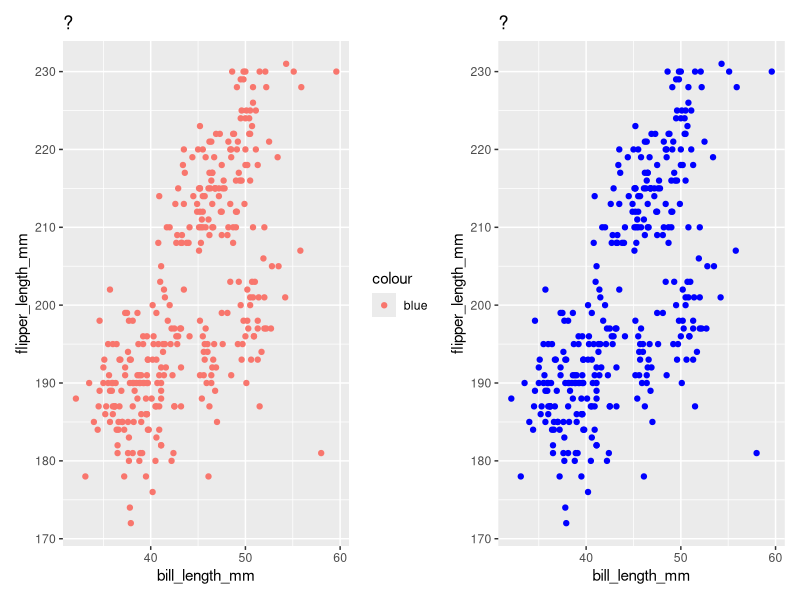
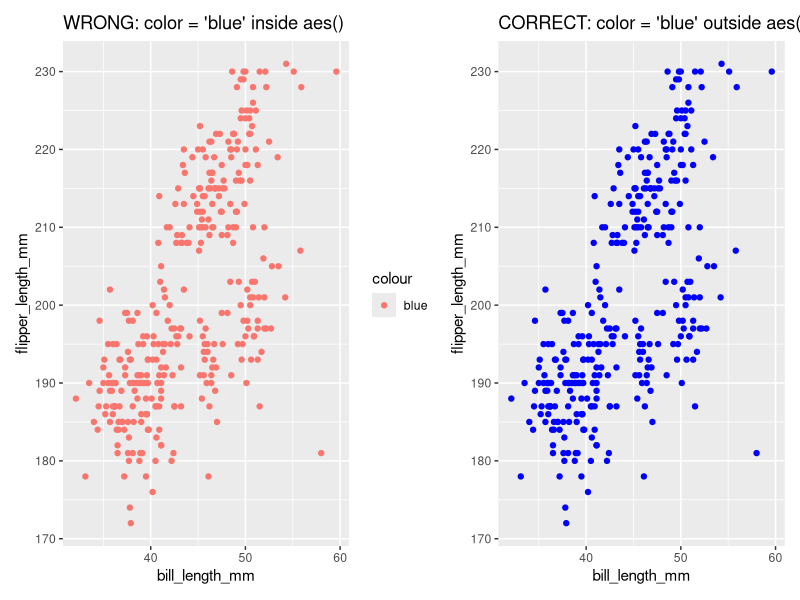
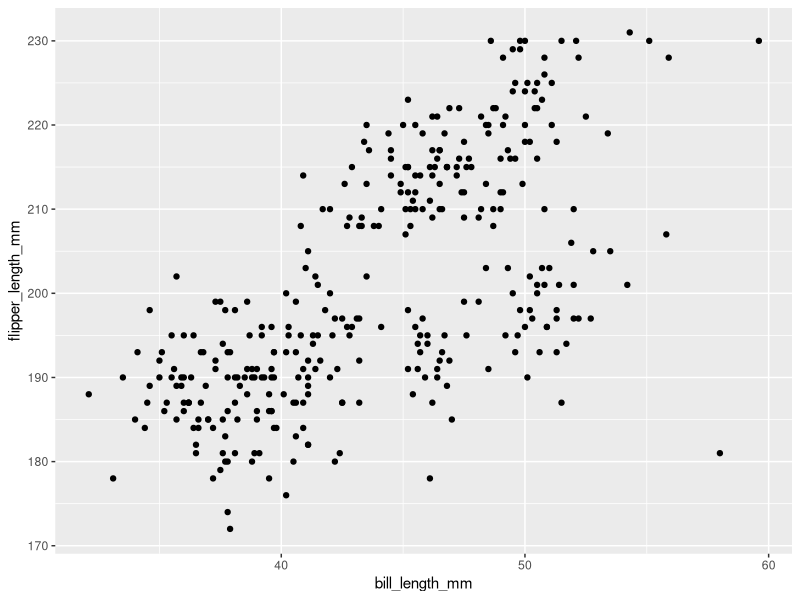
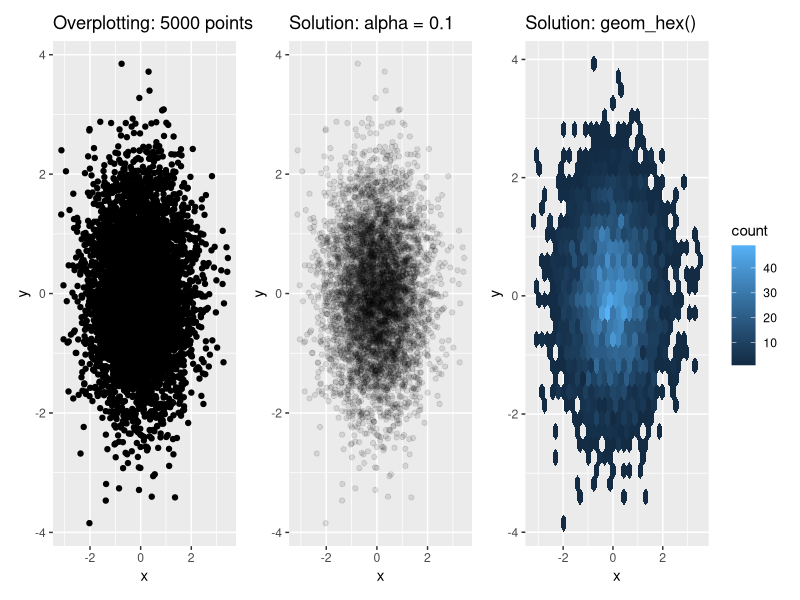
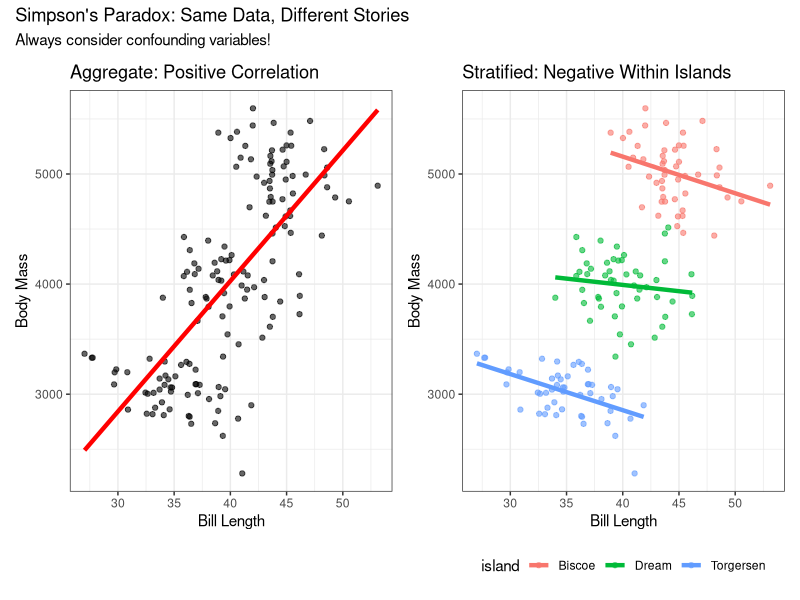
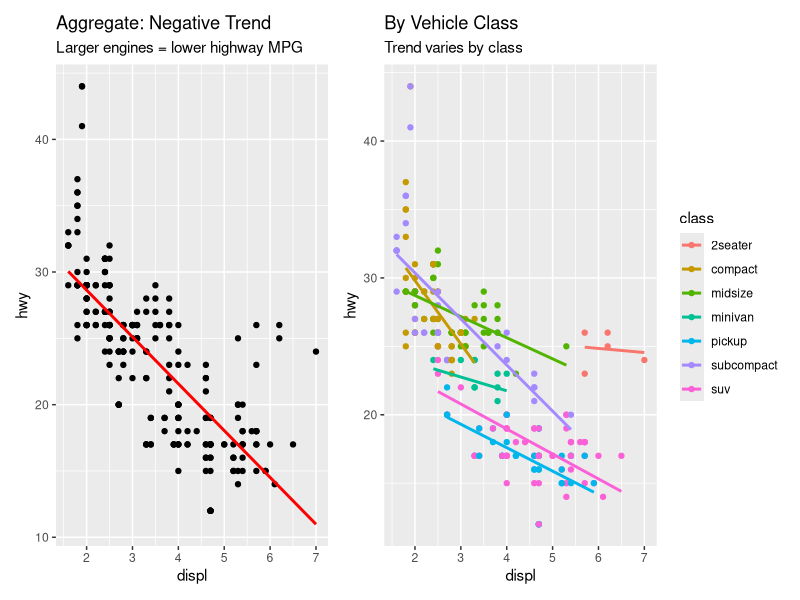
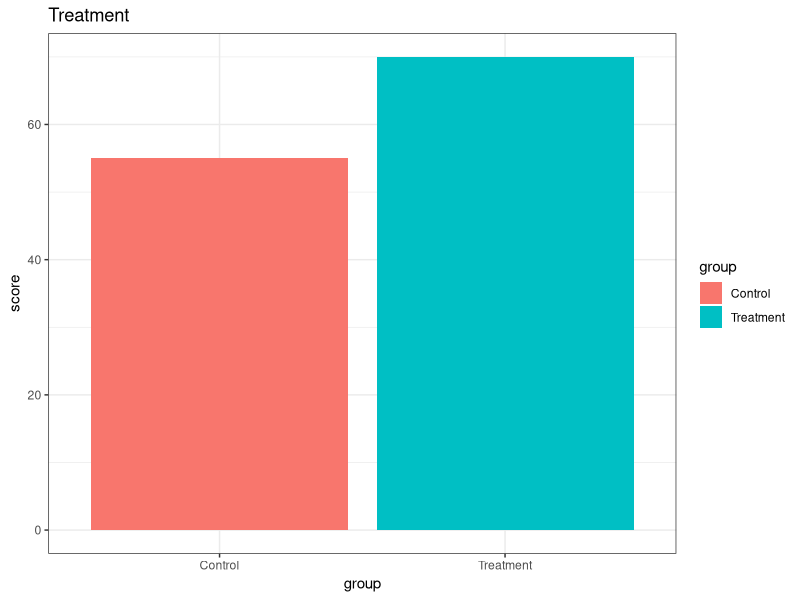
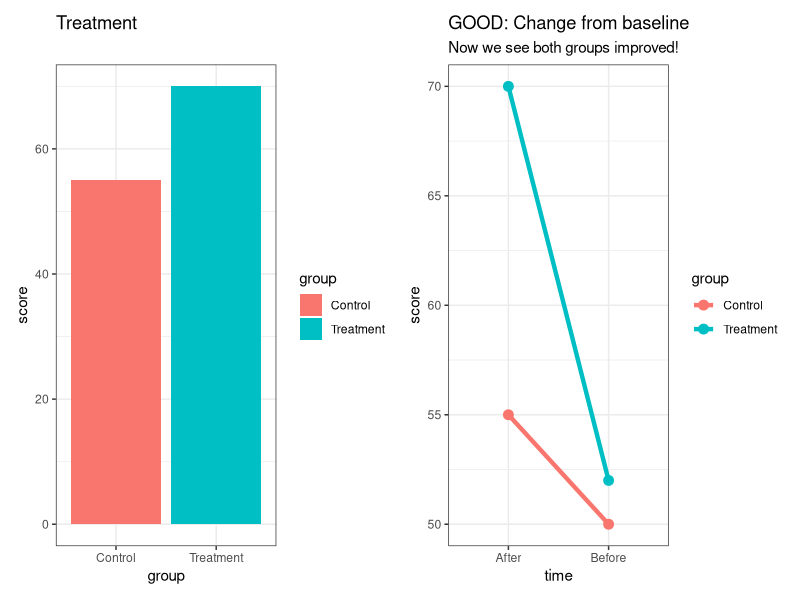

Recreate these plots in R, in order.
## ---- chunk 1

## ---- chunk 2
knitr::include_graphics("https://github.com/jobreu/r-intro-gesis-2021/blob/main/content/img/trump.jpg?raw=true")
## ---- chunk 3

library(palmerpenguins)
library(tidyverse)
library(ggbeeswarm)

df <- penguins %>% drop_na()

## ---- chunk 4

## ---- chunk 5

## ---- chunk 6

## ---- chunk 7
knitr::include_graphics("https://github.com/jobreu/r-intro-gesis-2021/blob/main/content/img/saveGraphic.PNG?raw=true")
## ---- chunk 8

## ---- chunk 9

## ---- chunk 10
knitr::include_graphics("https://github.com/jobreu/r-intro-gesis-2021/blob/main/content/img/data-science_man.png?raw=true")
## ---- chunk 11
knitr::include_graphics("https://github.com/jobreu/r-intro-gesis-2021/blob/main/content/img/long.png?raw=true")
## ---- chunk 12

## ---- chunk 13

## ---- chunk 14

## ---- chunk 15

## ---- chunk 16

## ---- chunk 17

## ---- chunk 18

## ---- chunk 19

## ---- chunk 20

## ---- chunk 21

## ---- chunk 22

## ---- chunk 23
knitr::include_graphics("https://github.com/jobreu/r-intro-gesis-2021/blob/main/content/img/800px-The_Scream.jpg?raw=true")
## ---- chunk 24

## ---- chunk 25

## ---- chunk 26

## ---- chunk 27
p_wrong <- ggplot(df, aes(x = bill_length_mm, 
                          y = flipper_length_mm,
                          color = "blue")) +
  geom_point() +
  ggtitle("?")

p_right <- ggplot(df, aes(x = bill_length_mm, 
                          y = flipper_length_mm)) +
  geom_point(color = "blue") +
  ggtitle("?")

library(patchwork)
p_wrong + p_right
## ---- chunk 28
p_wrong <- ggplot(df, aes(x = bill_length_mm, 
                          y = flipper_length_mm,
                          color = "blue")) +
  geom_point() +
  ggtitle("WRONG: color = 'blue' inside aes()")

p_right <- ggplot(df, aes(x = bill_length_mm, 
                          y = flipper_length_mm)) +
  geom_point(color = "blue") +
  ggtitle("CORRECT: color = 'blue' outside aes()")

library(patchwork)
p_wrong + p_right
## ---- chunk 29

df_with_na <- penguins  # keep NAs

# This produces a warning but still plots!
ggplot(df_with_na, aes(x = bill_length_mm, y = flipper_length_mm)) +
  geom_point()
## ---- chunk 30
# Simulate larger dataset for demonstration
set.seed(123)
large_df <- data.frame(
  x = rnorm(5000),
  y = rnorm(5000),
  group = sample(c("A", "B"), 5000, replace = TRUE)
)

p_overplot <- ggplot(large_df, aes(x = x, y = y)) +
  geom_point() +
  ggtitle("Overplotting: 5000 points")

p_alpha <- ggplot(large_df, aes(x = x, y = y)) +
  geom_point(alpha = 0.1) +
  ggtitle("Solution: alpha = 0.1")

p_hex <- ggplot(large_df, aes(x = x, y = y)) +
  geom_hex(bins = 30) +
  ggtitle("Solution: geom_hex()")

p_overplot + p_alpha + p_hex + plot_layout(ncol = 3)
## ---- chunk 31
# Create synthetic data 
set.seed(42)

# Three islands with different characteristics

island_data <- bind_rows(
  tibble(
    island = "Torgersen",
    bill_length = rnorm(50, 35, 3),
    body_mass_base = rnorm(50, 3000, 200)
  ) %>%
    mutate(body_mass = body_mass_base - 20 * (bill_length - 35)),
  tibble(
    island = "Biscoe",
    bill_length = rnorm(50, 45, 3),
    body_mass_base = rnorm(50, 5000, 300)
  ) %>%
    mutate(body_mass = body_mass_base - 30 * (bill_length - 45)),
  tibble(
    island = "Dream",
    bill_length = rnorm(50, 40, 3),
    body_mass_base = rnorm(50, 4000, 250)
  ) %>%
    mutate(body_mass = body_mass_base - 25 * (bill_length - 40))
) %>%
  select(island, bill_length, body_mass)
## ---- chunk 32

## ---- chunk 33

## ---- chunk 34

## ---- chunk 35

## ---- chunk 36
p_agg <- ggplot(island_data, aes(x = bill_length, y = body_mass)) +
  geom_point(alpha = 0.6) +
  geom_smooth(method = "lm", se = FALSE, color = "red", size = 1.5) +
  labs(title = "Aggregate: Positive Correlation",
       x = "Bill Length", y = "Body Mass") +
  theme_bw()

p_strat <- ggplot(island_data, aes(x = bill_length, y = body_mass, 
                                   color = island)) +
  geom_point(alpha = 0.6) +
  geom_smooth(method = "lm", se = FALSE, size = 1.5) +
  labs(title = "Stratified: Negative Within Islands",
       x = "Bill Length", y = "Body Mass") +
  theme_bw() +
  theme(legend.position = "bottom")

p_agg + p_strat + plot_annotation(
  title = "Simpson's Paradox: Same Data, Different Stories",
  subtitle = "Always consider confounding variables!"
)
## ---- chunk 37
data(mpg)

# Step 1: Aggregate view
p_mpg_agg <- ggplot(mpg, aes(x = displ, y = hwy)) +
  geom_point() +
  geom_smooth(method = "lm", se = FALSE, color = "red") +
  labs(title = "Aggregate: Negative Trend",
       subtitle = "Larger engines = lower highway MPG")

# Step 2: Stratified by class
p_mpg_strat <- ggplot(mpg, aes(x = displ, y = hwy, color = class)) +
  geom_point() +
  geom_smooth(method = "lm", se = FALSE) +
  labs(title = "By Vehicle Class",
       subtitle = "Trend varies by class")

p_mpg_agg + p_mpg_strat
## ---- chunk 38
# Create data showing effect of treatment
treatment_data <- tibble(
  group = c("Control", "Treatment", "Control", "Treatment"),
  time = c("Before", "Before", "After", "After"),
  score = c(50, 52, 55, 70)
)


p_treated <- ggplot(filter(treatment_data, time == "After"), 
                aes(x = group, y = score, fill = group)) +
  geom_col() +
  labs(title = "Treatment") +
  theme_bw()

p_treated
## ---- chunk 39
# GOOD: Showing change from baseline
p_good <- ggplot(treatment_data, aes(x = time, y = score, group = group, color = group)) +
  geom_line(size = 1.5) +
  geom_point(size = 3) +
  labs(title = "GOOD: Change from baseline",
       subtitle = "Now we see both groups improved!") +
  theme_bw()

p_treated + p_good
## ---- chunk 40
set.seed(123)
uncertainty_data <- tibble(
  group = rep(c("A", "B", "C"), each = 30),
  value = c(rnorm(30, 50, 10), rnorm(30, 55, 15), rnorm(30, 60, 5))
)

p_means <- uncertainty_data %>%
  group_by(group) %>%
  summarise(mean_val = mean(value)) %>%
  ggplot(aes(x = group, y = mean_val, fill = group)) +
  geom_col() +
  labs(title = "What do we see?") +
  theme_bw()

p_means
## ---- chunk 41
# GOOD: With error bars
p_error <- ggplot(uncertainty_data, aes(x = group, y = value, fill = group)) +
  stat_summary(fun = mean, geom = "bar") +
  stat_summary(fun.data = mean_cl_normal, geom = "errorbar", width = 0.2) +
  labs(title = "Means with 95% CI",
       subtitle = "Overlap suggests no significant difference") +
  theme_bw()

p_means + p_error
## ---- chunk 42
trend_data <- tibble(
  year = 2010:2020,
  value = c(95, 94, 93, 94, 95, 96, 95, 94, 93, 92, 91)
)

p_trun <- ggplot(trend_data, aes(x = year, y = value)) +
  geom_line(size = 1.5, color = "red") +
  geom_point(size = 3) +
  coord_cartesian(ylim = c(85, 100)) +  
  theme_bw()

p_trun
## ---- chunk 43

# MANIPULATED: Truncated y-axis exaggerates change
# HONEST: Full y-axis 
p_honest <- ggplot(trend_data, aes(x = year, y = value)) +
  geom_line(size = 1.5, color = "blue") +
  geom_point(size = 3) +
  coord_cartesian(ylim = c(0, 100)) +  # Full range
  labs(title = "HONEST: y-axis 0-100",
       subtitle = "Actually a modest 4% change") +
  theme_bw()

p_trun + p_honest
## ---- chunk 44

ggplot(penguins, aes(x = species, y = body_mass_g, fill = species)) +
  geom_violin() +
  scale_fill_brewer(palette = "Set2") +
  theme_minimal() +
  labs(title = "Penguin Mass by Species")
